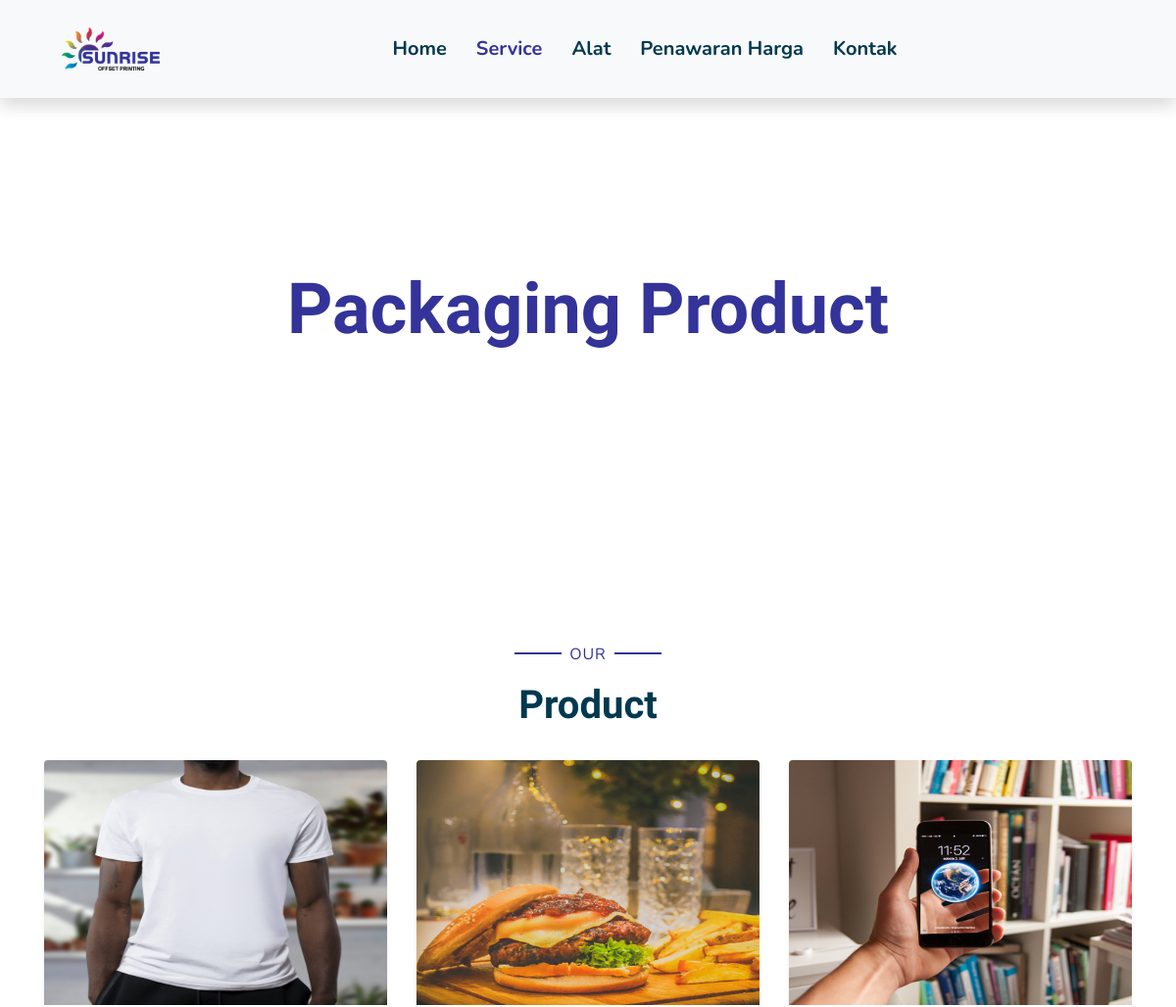
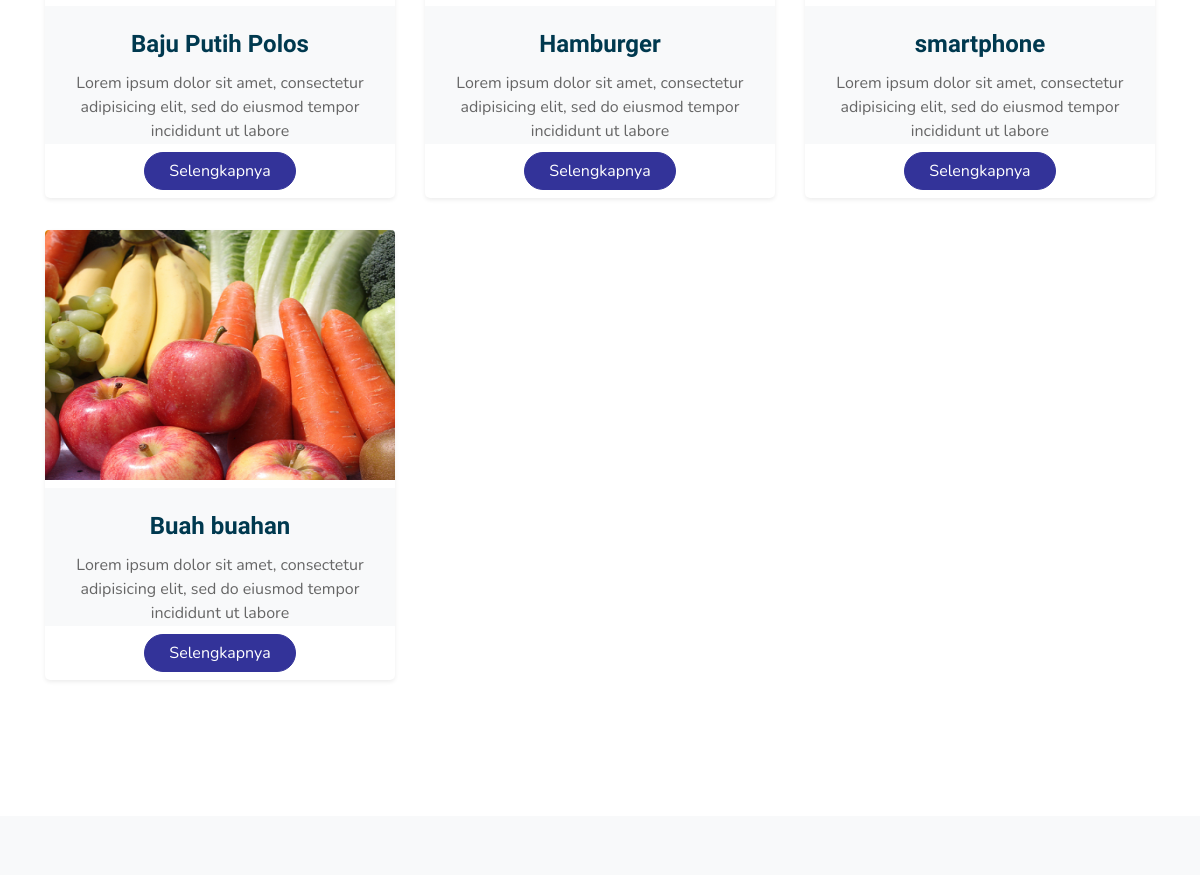
The page /service.php (upper part) on the database as committed earlier (2 pictures, top to bottom).
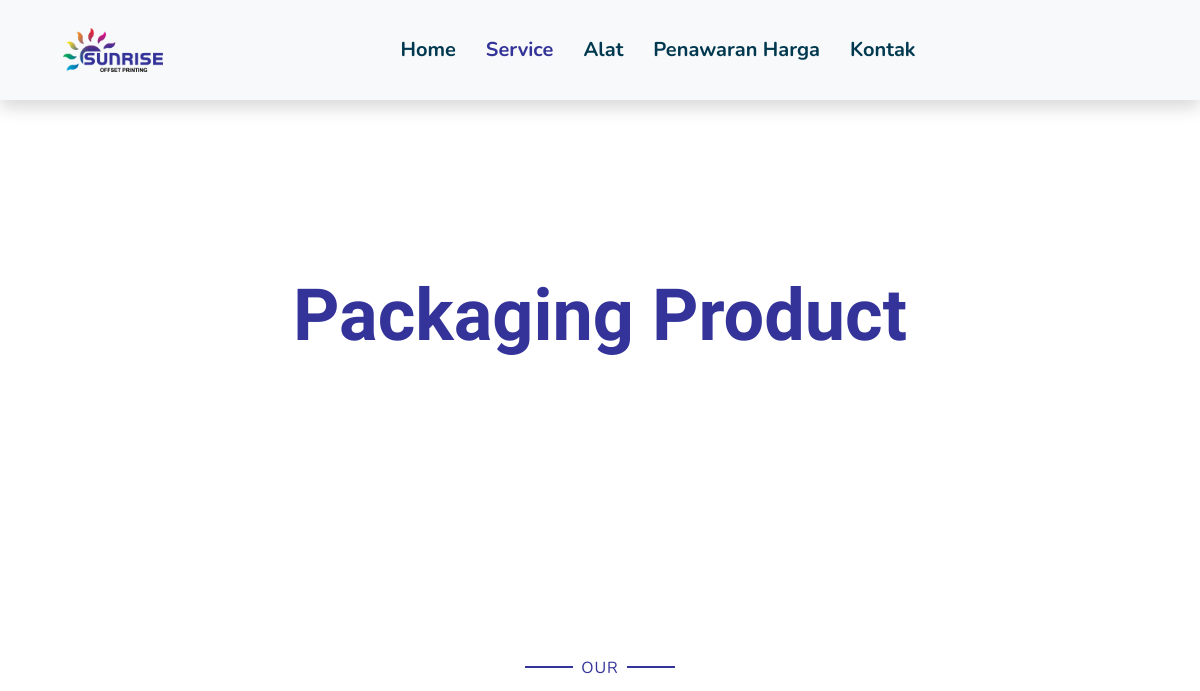
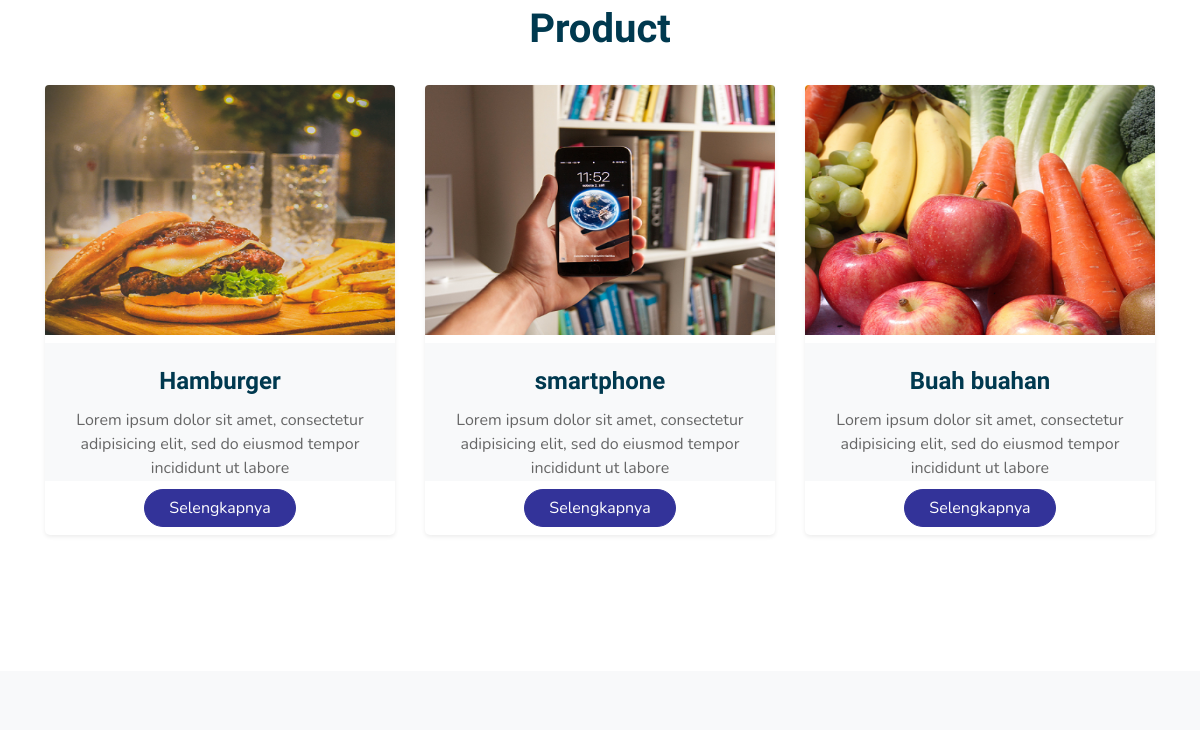
The same page on the database as committed later (2 pictures, top to bottom).
### tables this page shows
CREATE TABLE `produk` (
  `id_produk` int(11) NOT NULL,
  `kode_produk` char(10) NOT NULL,
  `judul_produk` varchar(100) NOT NULL,
  `deskripsi` text NOT NULL,
  `gambar` varchar(100) NOT NULL DEFAULT 'gambar_default.png',
  `tanggal` datetime NOT NULL,
  `status` int(11) NOT NULL,
  `id_pengguna` int(11) NOT NULL
);

### service.php (the view, shortened to what this page needs)
<!DOCTYPE html>
<html lang="en">
  <head>
    <link
      href="https://cdnjs.cloudflare.com/ajax/libs/font-awesome/5.10.0/css/all.min.css"
      rel="stylesheet"
    />
    <link href="lib/flaticon/font/flaticon.css" rel="stylesheet" />
    <link href="lib/owlcarousel/assets/owl.carousel.min.css" rel="stylesheet" />
    <link href="lib/lightbox/css/lightbox.min.css" rel="stylesheet" />
    <link href="css/style.css" rel="stylesheet" />
  </head>
  <body>
 <div class="container-fluid bg-light  position-relative shadow navbar-brand">
  <nav
    class="navbar navbar-expand-lg bg-light navbar-light py-3 py-lg-0 px-0 px-lg-5"
  >
  <a class="navbar-brand" href="#">
    <img src="assets/img/logo2.png" alt="" width="100" ></a>
    <div
      class="collapse navbar-collapse justify-content-between"
      id="navbarCollapse"
    >
      <div class="navbar-nav font-weight-bold mx-auto py-0">
        <a href="index.php" class="nav-item nav-link">Home</a>
        <a href="service.php" class="nav-item nav-link active">Service</a>
        <a href="alat.php" class="nav-item nav-link">Alat</a>
        <a href="penawaran.php" class="nav-item nav-link">Penawaran Harga</a>
        <a href="kontak.php" class="nav-item nav-link">Kontak</a>
      </div>
    </div>
  </nav>
</div>
    <div class="container-fluid bg-primary mb-5">
      <div
        class="d-flex flex-column align-items-center justify-content-center"
        style="min-height: 400px"
      >
        <h3 class="display-3 font-weight-bold text-white">Packaging Product</h3>
      </div>
    </div>
    <div class="container-fluid pt-5">
  <div class="container">
    <div class="text-center pb-2">
      <p class="section-title px-5">
        <span class="px-2">Our</span>
      </p>
      <h1 class="mb-4">Product</h1>
    </div>
    <div class="row pb-3">
<?php
    include 'config/database.php';
    if (isset($_GET['kategori'])) {
        $sql="select * from produk where status=1 and id_kategori=".$_GET['kategori']." order by id_produk desc";
    }else {
        $sql="select * from produk where status=1 order by id_produk desc";
    }
    $hasil=mysqli_query($kon,$sql);
    $jumlah = mysqli_num_rows($hasil);
    if ($jumlah>0){
        while ($data = mysqli_fetch_array($hasil)):
    ?>
  <div class="col-lg-4 mb-4"  >
  <div class="card border-0 shadow-sm mb-2 bg-primary"  style="width: 100%; height: 450px;">
      <a href="produk.php?halaman=produk&id=<?php echo $data['id_produk'];?>"><img src="assets/img/produk/<?php echo $data['gambar'];?>" width="250" height="250px" class="card-img-top mb-2" alt="Gambar tidak ditemukan"></a>
        <div class="card-body bg-light text-center p-4" >
          <h4 class="card-title" ><?php echo $data['judul_produk'];?></h4>
          <p class="card-text" ><?php
                          $ambil=$data["deskripsi"];
                          $panjang = strip_tags(html_entity_decode($ambil,ENT_QUOTES,"ISO-8859-1"));
                          echo substr($panjang, 0, 100);?></p>
        </div>
        <a href="produk.php?halaman=produk&id=<?php echo $data['id_produk'];?>" class="btn  btn-primary  px-4 mx-auto my-2" role="button">Selengkapnya</a>
    </div>
    </div>
    <?php
            endwhile;
        }else {
            echo "<div class='alert alert-warning'> Tidak ada artikel pada kategori ini.</div>";
        };
        ?>
    </div>
    </div>
  </div>
    <div
      class="container-fluid bg-light text-white mt-5 py-5 px-sm-3 px-md-5"
    >
      <div class="row pt-3">
      </div>
    </div>
  </body>
</html>

Rows that differ between the two databases and show on the page:
no longer on this page (row edited): produk: gambar (picture), judul_produk "Baju Putih Polos", deskripsi "Lorem ipsum dolor sit amet, consectetur adipisicing elit, sed do eiusmod tempor incididunt ut labore"
